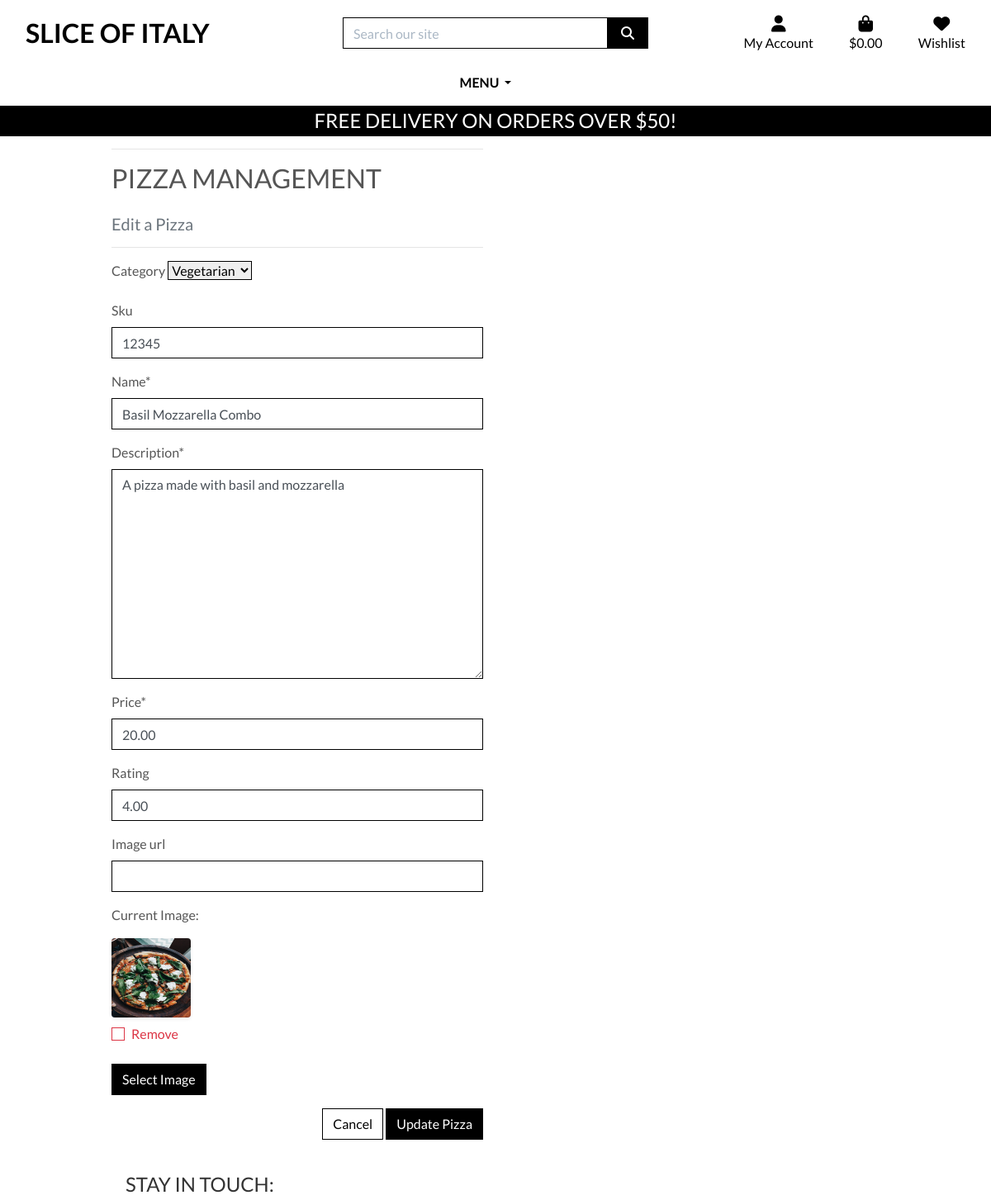
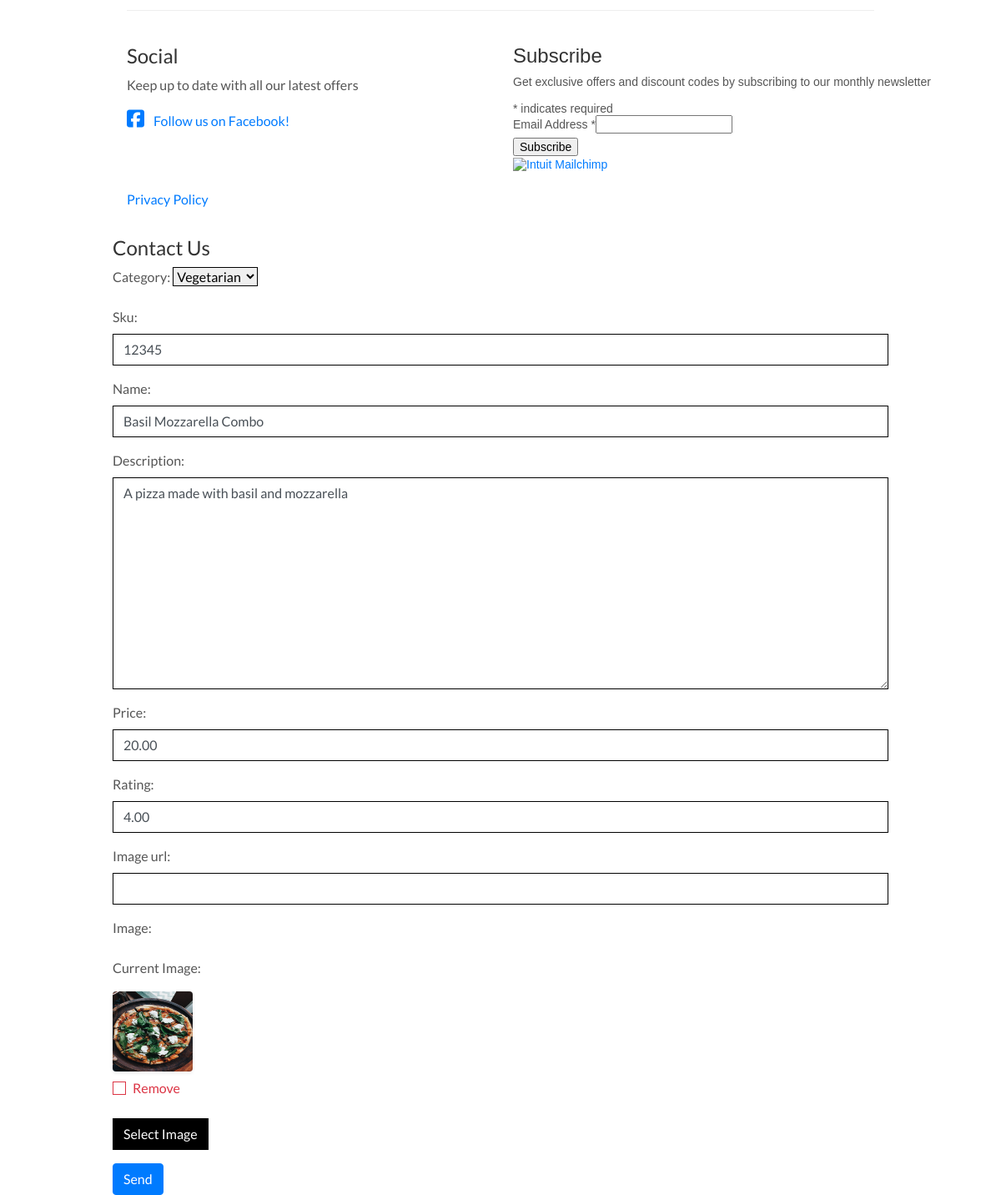
The page /pizzas/edit/1/ (signed in) on the database its author committed (2 pictures, top to bottom).
### pizzas/models.py (models this page shows, shortened)
class Pizza(models.Model):
    category = models.ForeignKey('Category', null=True, blank=True, on_delete=models.SET_NULL)
    sku = models.CharField(max_length=254, null=True, blank=True)
    name = models.CharField(max_length=254)
    description = models.TextField()
    price = models.DecimalField(max_digits=6, decimal_places=2)
    rating = models.DecimalField(max_digits=6, decimal_places=2, null=True, blank=True)
    image_url = models.URLField(max_length=1024, null=True, blank=True)
    image = models.ImageField(null=True, blank=True)

### pizzas/views.py (the view)
# urls.py: path('edit/<int:pizza_id>/', views.edit_pizza, name='edit_pizza'),
@login_required
def edit_pizza(request, pizza_id):
    pizza = get_object_or_404(Pizza, pk=pizza_id)
    if request.method == 'POST':
        form = PizzaForm(request.POST, request.FILES, instance=pizza)
        if form.is_valid():
            form.save()
            messages.success(request, 'Successfully updated pizza!')
            return redirect(reverse('pizza_detail', args=[pizza.id]))
        else:
            messages.error(request, 'Failed to update pizza. Please ensure the form is valid.')
    else:
        form = PizzaForm(instance=pizza)
        messages.info(request, f'You are editing {pizza.name}')
    context = {'form': form, 'pizza': pizza}
    return render(request, 'pizzas/edit_pizza.html', context)

### pizzas/forms.py
class PizzaForm(forms.ModelForm):
    class Meta:
        model = Pizza
        fields = '__all__'
    image = forms.ImageField(label='Image', required=False, widget=CustomClearableFileInput)
    def __init__(self, *args, **kwargs):
        super().__init__(*args, **kwargs)
        categories = Category.objects.all()
        friendly_names = [(c.id, c.get_friendly_name()) for c in categories]
        self.fields['category'].choices = friendly_names
        for field_name, field in self.fields.items():
            field.widget.attrs['class'] = 'border-black rounded-0'

### bag/contexts.py (called while the page is built, shortened)
def bag_contents(request):
    bag_items = []
    total = 0
    pizza_count = 0
    bag = request.session.get('bag', {})
    if total < settings.FREE_DELIVERY_THRESHOLD:
        delivery = total * Decimal(settings.STANDARD_DELIVERY_PERCENTAGE / 100)
        free_delivery_delta = settings.FREE_DELIVERY_THRESHOLD - total
    else:
        delivery = 0
        free_delivery_delta = 0
    grand_total = delivery + total
    context = {
        'bag_items': bag_items,
        'total': total,
        'pizza_count': pizza_count,
        'delivery': delivery,
        'free_delivery_delta': free_delivery_delta,
        'free_delivery_threshold': settings.FREE_DELIVERY_THRESHOLD,
        'grand_total': grand_total,
    }
    return context

### pizzas/models.py (called while the page is built)
    def get_friendly_name(self):
        return self.friendly_name

### pizzas/templates/pizzas/edit_pizza.html (shortened to what this page needs)
{% extends "base.html" %}
{% load static %}
{% block page_header %}
    <div class="container header-container">
    </div>
{% endblock %}
{% block content %}
    <div class="container">
        <div class="row">
            <div class="col-12 col-md-6">
                <hr>
                <h2 class="logo-font mb-4">Pizza Management</h2>
                <h5 class="text-muted">Edit a Pizza</h5>
                <hr>
            </div>
        </div>
        <div class="row">
            <div class="col-12 col-md-6">
                <form method="POST" action="{% url 'edit_pizza' pizza.id %}" class="form mb-2" enctype="multipart/form-data">
                    {% for field in form %}
                        {% if field.name != 'image' %}
                            {{ field | as_crispy_field }}
                        {% else %}
                            {{ field }}
                        {% endif %}
                    {% endfor %}
                    <div class="text-right">
                        <a class="btn btn-outline-black rounded-0" href="{% url 'pizzas' %}">Cancel</a>
                        <button class="btn btn-black rounded-0" type="submit">Update Pizza</button>
                    </div>
                </form>
            </div>
        </div>
    </div>
{% endblock %}

### templates/base.html (shortened to what this page needs)
{% load static %}
<!doctype html>
<html lang="en">
<head>
    {% block corecss %}
    <link rel="stylesheet" href="https://stackpath.bootstrapcdn.com/bootstrap/4.4.1/css/bootstrap.min.css"
>
    <link rel="stylesheet" href="{% static 'css/base.css' %}">
    {% endblock %}
</head>
<body>
    <header class="container-fluid fixed-top">
        <div id="topnav" class="row bg-white pt-lg-2 d-none d-lg-flex">
            <div class="col-12 col-lg-4 my-auto py-1 py-lg-0 text-center text-lg-left">
                <a href="{% url 'home' %}" class="nav-link main-logo-link">
                    <h2 class="logo-font text-black my-0"><strong>Slice of Italy</strong></h2>
                </a>
            </div>
            <div class="col-12 col-lg-4 my-auto py-1 py-lg-0">
                <form method="GET" action="{% url 'pizzas' %}">
                    <div class="input-group w-100">
                        <input class="form-control border border-black rounded-0" type="text" name="q"
                            placeholder="Search our site">
                        <div class="input-group-append">
                            <button class="form-control btn btn-black border border-black rounded-0" type="submit">
                                <span class="icon">
                                    <i class="fas fa-search"></i>
                                </span>
                            </button>
                        </div>
                    </div>
                </form>
            </div>
            <div class="col-12 col-lg-4 my-auto py-1 py-lg-0">
                <ul class="list-inline list-unstyled text-center text-lg-right my-0">
                    <li class="list-inline-item dropdown">
                        <a class="text-black nav-link" href="#" id="user-options" data-toggle="dropdown"
                            aria-haspopup="true" aria-expanded="false">
                            <div class="text-center">
                                <div><i class="fas fa-user fa-lg"></i></div>
                                <p class="my-0">My Account</p>
                            </div>
                        </a>
                    </li>
                    <li class="list-inline-item">
                        <a class="{% if grand_total %}text-info font-weight-bold{% else %}text-black{% endif %} nav-link"
                            href="{% url 'view_bag' %}">
                            <div class="text-center">
                                <div><i class="fas fa-shopping-bag fa-lg"></i></div>
                                <p class="my-0">
                                    {% if grand_total %}
                                    ${{ grand_total|floatformat:2 }}
                                    {% else %}
                                    $0.00
                                    {% endif %}
                                </p>
                            </div>
                        </a>
                    </li>
                    <li class="list-inline-item">
                        <a class="text-black nav-link" href="{% url 'wishlist' %}">
                            <div class="text-center">
                                <div><i class="fas fa-heart fa-lg"></i></div>
                                <p class="my-0">Wishlist</p>
                            </div>
                        </a>
                    </li>
                </ul>
            </div>
        </div>
        <div class="row bg-white">
            <nav class="navbar navbar-expand-lg navbar-light w-100">
                {% include 'includes/main-nav.html' %}
            </nav>
        </div>
        <div id="delivery-banner" class="row text-center">
            <div class="col bg-black text-white">
                <h4 class="logo-font my-1">Free delivery on orders over ${{ free_delivery_threshold }}!</h4>
            </div>
        </div>
    </header>
    {% if messages %}
    <div class="message-container">
    </div>
    {% endif %}
    {% block page_header %}
    {% endblock %}
    {% block content %}
    {% endblock %}
    <footer class="container-wrapper">
        <div class="container quotes-container content-container">
            <section class="footer">
                <div class="row">
                    <div class="col-12 page-header mb-4">
                        <h2 class="text-uppercase">Stay in touch:</h2>
                        <hr class="block-divider block-divider--short">
                    </div>
                </div>
                <div class="row">
                    <div class="col-12 col-md-6">
                        <h3>Social</h3>
                        <p>Keep up to date with all our latest offers</p>
                        <a href="https://www.facebook.com/profile.php?id=61556601335674" target="_blank"><i
                                class="fab fa-facebook-square"></i> Follow us on Facebook!</a>
                    </div>
                    <div class="col-12 col-md-6">
                        <div id="mc_embed_shell">
                            <link href="//cdn-images.mailchimp.com/embedcode/classic-061523.css" rel="stylesheet"
                                type="text/css">
                            <div id="mc_embed_signup">
                                <form
                                    action="https://herokuapp.us9.list-manage.com/subscribe/post?u=78f590359c396ba03aa1940ad&amp;id=badf9055eb&amp;f_id=005431e1f0"
                                    method="post" id="mc-embedded-subscribe-form" name="mc-embedded-subscribe-form"
                                    class="validate" target="_blank">
                                    <div id="mc_embed_signup_scroll">
                                        <h2>Subscribe</h2>
                                        <p>Get exclusive offers and discount codes by subscribing to our monthly newsletter</p>
                                        <div class="indicates-required"><span class="asterisk">*</span> indicates
                                            required</div>
                                        <div class="mc-field-group"><label for="mce-EMAIL">Email Address <span
                                                    class="asterisk">*</span></label><input type="email" name="EMAIL"
                                                class="required email" id="mce-EMAIL" required="" value=""></div>
                                        <div class="optionalParent">
                                            <div class="clear foot">
                                                <input type="submit" name="subscribe" id="mc-embedded-subscribe"
                                                    class="button" value="Subscribe">
                                                <p style="margin: 0px auto;"><a href="http://eepurl.com/iKC1cU"
                                                        title="Mailchimp - email marketing made easy and fun"><span
                                                            style="display: inline-block; background-color: transparent; border-radius: 4px;"><img
                                                                class="refferal_badge"
                                                                src="https://digitalasset.intuit.com/render/content/dam/intuit/mc-fe/en_us/images/intuit-mc-rewards-text-dark.svg"
                                                                alt="Intuit Mailchimp"
                                                                style="width: 220px; height: 40px; display: flex; padding: 2px 0px; justify-content: center; align-items: center;"></span></a>
                                                </p>
                                            </div>
                                        </div>
                                    </div>
                                </form>
                            </div>
                        </div>
                    </div>
                    <div class="col-12">
                        <a href="https://www.termsfeed.com/live/bd2c7259-9876-4ff7-be04-84379bd18587" target="_blank">Privacy Policy</a>
                    </div>
                </div>
            </section>
        </div>
        <div class="container">
            <div class="row">
                <div class="col-md-12">
                    <h3>Contact Us</h3>
                    <form action="{% url 'contact' %}" method="post">
                        {{ form.as_p }}
                        <button type="submit" class="btn btn-primary">Send</button>
                    </form>
                </div>
            </div>
        </div>
    </footer>
</body>
</html>

### static/css/base.css (style rules this page uses)
html { height: 100%; }
body { background: url('/media/ivan-torres-MQUqbmszGGM-unsplash (1).jpg') no-repeat center center fixed; background-size: cover; height: calc(100vh - 164px); color: #555; font-family: 'Lato'; }
.icon { align-items: center; display: inline-flex; justify-content: center; height: 1.5rem; width: 1.5rem; }
.logo-font { text-transform: uppercase; }
.main-logo-link { width: fit-content; }
.btn-black { background: black; color: white; }
.btn-outline-black { background: white; color: black !important; border: 1px solid black; }
.text-black { color: #000 !important; }
.border-black { border: 1px solid black !important; }
.bg-black { background: #000 !important; }
input[name='q']::placeholder { color: #aab7c4; }
.message-container { position: fixed; top: 72px; right: 15px; z-index: 99999999999; }
@media (min-width: 1200px) { .container { max-width: 80%; } }
footer.container-wrapper { z-index: 1000; background-color: white !important; }
footer .quotes-container { padding: 2rem; }
footer h2, footer h3 { font-size: 1.5rem; color: #333; }
footer a { color: #007bff; }
footer .block-divider { border-color: #eee; }
footer .fab { font-size: 1.5rem; margin-right: 0.5rem; }
#mc_embed_signup { background: #fff; clear: left; font: 14px Helvetica, Arial, sans-serif; width: 600px; margin: 0; }
#mc_embed_signup form { margin: 0; }
@media (min-width: 992px) { .header-container { padding-top: 164px; } }

### rows shown on the page
Pizza: category "Vegetarian" "12345" "Basil Mozzarella Combo" "A pizza made with basil and mozzarella" "20.00" "4.00", category "Vegetarian", sku "12345", name "Basil Mozzarella Combo", description "A pizza made with basil and mozzarella", price "20.00", rating "4.00"

### other values the page prints
{{ free_delivery_threshold }} "50"
{{ widget.initial_text }} "Current Image"
{{ widget.clear_checkbox_label }} "Remove"
